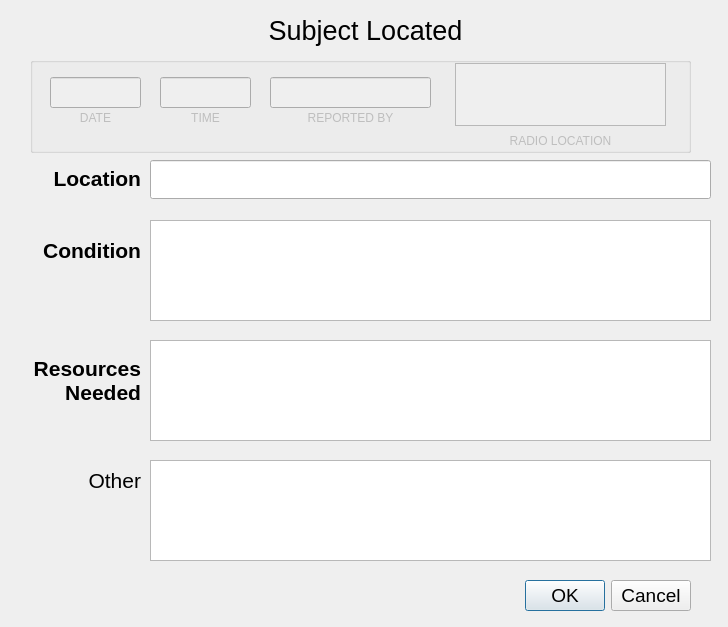
<?xml version="1.0" encoding="UTF-8"?>
<ui version="4.0">
 <class>subjectLocatedDialog</class>
 <widget class="QDialog" name="subjectLocatedDialog">
  <property name="geometry">
   <rect>
    <x>0</x>
    <y>0</y>
    <width>728</width>
    <height>627</height>
   </rect>
  </property>
  <property name="font">
   <font>
    <family>Segoe UI</family>
    <pointsize>16</pointsize>
   </font>
  </property>
  <property name="windowTitle">
   <string>Subject Located</string>
  </property>
  <widget class="QLabel" name="label_4">
   <property name="geometry">
    <rect>
     <x>10</x>
     <y>340</y>
     <width>131</width>
     <height>81</height>
    </rect>
   </property>
   <property name="font">
    <font>
     <family>Segoe UI</family>
     <pointsize>16</pointsize>
     <weight>75</weight>
     <bold>true</bold>
    </font>
   </property>
   <property name="text">
    <string>Resources Needed</string>
   </property>
   <property name="alignment">
    <set>Qt::AlignRight|Qt::AlignTrailing|Qt::AlignVCenter</set>
   </property>
   <property name="wordWrap">
    <bool>true</bool>
   </property>
  </widget>
  <widget class="QDialogButtonBox" name="buttonBox">
   <property name="geometry">
    <rect>
     <x>490</x>
     <y>570</y>
     <width>201</width>
     <height>51</height>
    </rect>
   </property>
   <property name="font">
    <font>
     <family>Segoe UI</family>
     <pointsize>14</pointsize>
    </font>
   </property>
   <property name="orientation">
    <enum>Qt::Horizontal</enum>
   </property>
   <property name="standardButtons">
    <set>QDialogButtonBox::Cancel|QDialogButtonBox::Ok</set>
   </property>
  </widget>
  <widget class="QLabel" name="label_3">
   <property name="geometry">
    <rect>
     <x>10</x>
     <y>160</y>
     <width>131</width>
     <height>37</height>
    </rect>
   </property>
   <property name="font">
    <font>
     <family>Segoe UI</family>
     <pointsize>16</pointsize>
     <weight>75</weight>
     <bold>true</bold>
    </font>
   </property>
   <property name="text">
    <string>Location</string>
   </property>
   <property name="alignment">
    <set>Qt::AlignRight|Qt::AlignTrailing|Qt::AlignVCenter</set>
   </property>
  </widget>
  <widget class="QLabel" name="label">
   <property name="geometry">
    <rect>
     <x>10</x>
     <y>220</y>
     <width>131</width>
     <height>61</height>
    </rect>
   </property>
   <property name="font">
    <font>
     <family>Segoe UI</family>
     <pointsize>16</pointsize>
     <weight>75</weight>
     <bold>true</bold>
    </font>
   </property>
   <property name="text">
    <string>Condition</string>
   </property>
   <property name="alignment">
    <set>Qt::AlignRight|Qt::AlignTrailing|Qt::AlignVCenter</set>
   </property>
   <property name="wordWrap">
    <bool>true</bool>
   </property>
  </widget>
  <widget class="QLineEdit" name="locationField">
   <property name="geometry">
    <rect>
     <x>150</x>
     <y>160</y>
     <width>561</width>
     <height>39</height>
    </rect>
   </property>
   <property name="font">
    <font>
     <family>Segoe UI</family>
     <pointsize>16</pointsize>
    </font>
   </property>
  </widget>
  <widget class="QLabel" name="label_2">
   <property name="geometry">
    <rect>
     <x>220</x>
     <y>10</y>
     <width>291</width>
     <height>41</height>
    </rect>
   </property>
   <property name="font">
    <font>
     <pointsize>20</pointsize>
    </font>
   </property>
   <property name="text">
    <string>Subject Located</string>
   </property>
   <property name="alignment">
    <set>Qt::AlignCenter</set>
   </property>
  </widget>
  <widget class="QGroupBox" name="groupBox">
   <property name="geometry">
    <rect>
     <x>30</x>
     <y>57</y>
     <width>661</width>
     <height>96</height>
    </rect>
   </property>
   <property name="title">
    <string/>
   </property>
   <widget class="QLineEdit" name="callsignField">
    <property name="enabled">
     <bool>false</bool>
    </property>
    <property name="geometry">
     <rect>
      <x>240</x>
      <y>20</y>
      <width>161</width>
      <height>31</height>
     </rect>
    </property>
    <property name="font">
     <font>
      <family>Segoe UI</family>
      <pointsize>12</pointsize>
     </font>
    </property>
    <property name="focusPolicy">
     <enum>Qt::NoFocus</enum>
    </property>
    <property name="text">
     <string/>
    </property>
   </widget>
   <widget class="QLabel" name="label_5">
    <property name="enabled">
     <bool>false</bool>
    </property>
    <property name="geometry">
     <rect>
      <x>240</x>
      <y>40</y>
      <width>161</width>
      <height>41</height>
     </rect>
    </property>
    <property name="font">
     <font>
      <family>Segoe UI</family>
      <pointsize>9</pointsize>
     </font>
    </property>
    <property name="text">
     <string>REPORTED BY</string>
    </property>
    <property name="alignment">
     <set>Qt::AlignCenter</set>
    </property>
   </widget>
   <widget class="QLabel" name="label_8">
    <property name="enabled">
     <bool>false</bool>
    </property>
    <property name="geometry">
     <rect>
      <x>426</x>
      <y>63</y>
      <width>209</width>
      <height>41</height>
     </rect>
    </property>
    <property name="font">
     <font>
      <family>Segoe UI</family>
      <pointsize>9</pointsize>
     </font>
    </property>
    <property name="text">
     <string>RADIO LOCATION</string>
    </property>
    <property name="alignment">
     <set>Qt::AlignCenter</set>
    </property>
   </widget>
   <widget class="QLabel" name="label_7">
    <property name="enabled">
     <bool>false</bool>
    </property>
    <property name="geometry">
     <rect>
      <x>130</x>
      <y>40</y>
      <width>91</width>
      <height>41</height>
     </rect>
    </property>
    <property name="font">
     <font>
      <family>Segoe UI</family>
      <pointsize>9</pointsize>
     </font>
    </property>
    <property name="text">
     <string>TIME</string>
    </property>
    <property name="alignment">
     <set>Qt::AlignCenter</set>
    </property>
   </widget>
   <widget class="QLineEdit" name="timeField">
    <property name="enabled">
     <bool>false</bool>
    </property>
    <property name="geometry">
     <rect>
      <x>130</x>
      <y>20</y>
      <width>91</width>
      <height>31</height>
     </rect>
    </property>
    <property name="font">
     <font>
      <family>Segoe UI</family>
      <pointsize>12</pointsize>
     </font>
    </property>
    <property name="focusPolicy">
     <enum>Qt::NoFocus</enum>
    </property>
    <property name="text">
     <string/>
    </property>
   </widget>
   <widget class="QLineEdit" name="dateField">
    <property name="enabled">
     <bool>false</bool>
    </property>
    <property name="geometry">
     <rect>
      <x>20</x>
      <y>20</y>
      <width>91</width>
      <height>31</height>
     </rect>
    </property>
    <property name="font">
     <font>
      <family>Segoe UI</family>
      <pointsize>12</pointsize>
     </font>
    </property>
    <property name="focusPolicy">
     <enum>Qt::NoFocus</enum>
    </property>
    <property name="text">
     <string/>
    </property>
   </widget>
   <widget class="QLabel" name="label_9">
    <property name="enabled">
     <bool>false</bool>
    </property>
    <property name="geometry">
     <rect>
      <x>20</x>
      <y>40</y>
      <width>91</width>
      <height>41</height>
     </rect>
    </property>
    <property name="font">
     <font>
      <family>Segoe UI</family>
      <pointsize>9</pointsize>
     </font>
    </property>
    <property name="text">
     <string>DATE</string>
    </property>
    <property name="alignment">
     <set>Qt::AlignCenter</set>
    </property>
   </widget>
   <widget class="QTextEdit" name="radioLocField">
    <property name="enabled">
     <bool>false</bool>
    </property>
    <property name="geometry">
     <rect>
      <x>425</x>
      <y>6</y>
      <width>211</width>
      <height>63</height>
     </rect>
    </property>
    <property name="font">
     <font>
      <pointsize>12</pointsize>
     </font>
    </property>
    <property name="focusPolicy">
     <enum>Qt::NoFocus</enum>
    </property>
   </widget>
  </widget>
  <widget class="QPlainTextEdit" name="conditionField">
   <property name="geometry">
    <rect>
     <x>150</x>
     <y>220</y>
     <width>561</width>
     <height>101</height>
    </rect>
   </property>
   <property name="cursor" stdset="0">
    <cursorShape>IBeamCursor</cursorShape>
   </property>
   <property name="mouseTracking">
    <bool>true</bool>
   </property>
   <property name="focusPolicy">
    <enum>Qt::StrongFocus</enum>
   </property>
   <property name="styleSheet">
    <string notr="true">font: 14pt &quot;Segoe UI&quot;;</string>
   </property>
   <property name="inputMethodHints">
    <set>Qt::ImhNone</set>
   </property>
   <property name="tabChangesFocus">
    <bool>true</bool>
   </property>
   <property name="plainText">
    <string/>
   </property>
  </widget>
  <widget class="QPlainTextEdit" name="resourcesField">
   <property name="geometry">
    <rect>
     <x>150</x>
     <y>340</y>
     <width>561</width>
     <height>101</height>
    </rect>
   </property>
   <property name="cursor" stdset="0">
    <cursorShape>IBeamCursor</cursorShape>
   </property>
   <property name="mouseTracking">
    <bool>true</bool>
   </property>
   <property name="focusPolicy">
    <enum>Qt::StrongFocus</enum>
   </property>
   <property name="styleSheet">
    <string notr="true">font: 14pt &quot;Segoe UI&quot;;</string>
   </property>
   <property name="inputMethodHints">
    <set>Qt::ImhNone</set>
   </property>
   <property name="tabChangesFocus">
    <bool>true</bool>
   </property>
  </widget>
  <widget class="QPlainTextEdit" name="otherField">
   <property name="geometry">
    <rect>
     <x>150</x>
     <y>460</y>
     <width>561</width>
     <height>101</height>
    </rect>
   </property>
   <property name="cursor" stdset="0">
    <cursorShape>IBeamCursor</cursorShape>
   </property>
   <property name="mouseTracking">
    <bool>true</bool>
   </property>
   <property name="focusPolicy">
    <enum>Qt::StrongFocus</enum>
   </property>
   <property name="styleSheet">
    <string notr="true">font: 14pt &quot;Segoe UI&quot;;</string>
   </property>
   <property name="inputMethodHints">
    <set>Qt::ImhNone</set>
   </property>
   <property name="tabChangesFocus">
    <bool>true</bool>
   </property>
  </widget>
  <widget class="QLabel" name="label_6">
   <property name="geometry">
    <rect>
     <x>10</x>
     <y>460</y>
     <width>131</width>
     <height>41</height>
    </rect>
   </property>
   <property name="font">
    <font>
     <family>Segoe UI</family>
     <pointsize>16</pointsize>
    </font>
   </property>
   <property name="text">
    <string>Other</string>
   </property>
   <property name="alignment">
    <set>Qt::AlignRight|Qt::AlignTrailing|Qt::AlignVCenter</set>
   </property>
   <property name="wordWrap">
    <bool>true</bool>
   </property>
  </widget>
  <zorder>groupBox</zorder>
  <zorder>label_4</zorder>
  <zorder>buttonBox</zorder>
  <zorder>label_3</zorder>
  <zorder>label</zorder>
  <zorder>locationField</zorder>
  <zorder>label_2</zorder>
  <zorder>conditionField</zorder>
  <zorder>resourcesField</zorder>
  <zorder>otherField</zorder>
  <zorder>label_6</zorder>
 </widget>
 <tabstops>
  <tabstop>locationField</tabstop>
  <tabstop>conditionField</tabstop>
  <tabstop>resourcesField</tabstop>
  <tabstop>otherField</tabstop>
 </tabstops>
 <resources/>
 <connections>
  <connection>
   <sender>buttonBox</sender>
   <signal>accepted()</signal>
   <receiver>subjectLocatedDialog</receiver>
   <slot>accept()</slot>
   <hints>
    <hint type="sourcelabel">
     <x>616</x>
     <y>391</y>
    </hint>
    <hint type="destinationlabel">
     <x>614</x>
     <y>436</y>
    </hint>
   </hints>
  </connection>
  <connection>
   <sender>buttonBox</sender>
   <signal>rejected()</signal>
   <receiver>subjectLocatedDialog</receiver>
   <slot>close()</slot>
   <hints>
    <hint type="sourcelabel">
     <x>710</x>
     <y>410</y>
    </hint>
    <hint type="destinationlabel">
     <x>694</x>
     <y>432</y>
    </hint>
   </hints>
  </connection>
 </connections>
 <slots>
  <slot>clueQuickTextAction()</slot>
  <slot>clueQuickTextUndo()</slot>
 </slots>
</ui>
